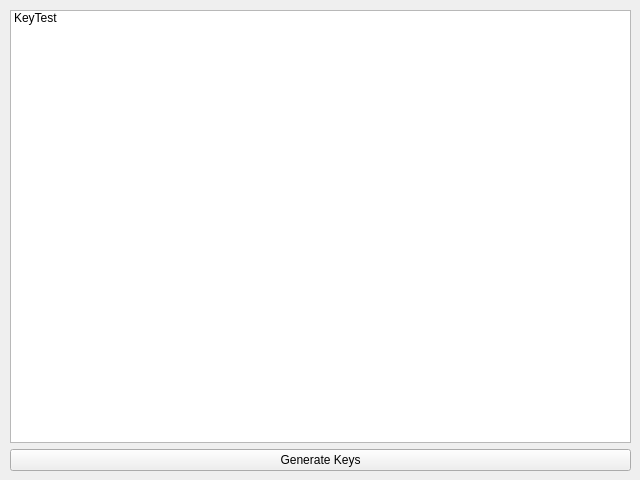
<?xml version="1.0" encoding="UTF-8"?>
<ui version="4.0">
 <class>Form</class>
 <widget class="QWidget" name="Form">
  <property name="geometry">
   <rect>
    <x>0</x>
    <y>0</y>
    <width>640</width>
    <height>480</height>
   </rect>
  </property>
  <property name="windowTitle">
   <string>Fake Key Generator</string>
  </property>
  <widget class="QWidget" name="verticalLayoutWidget">
   <property name="geometry">
    <rect>
     <x>10</x>
     <y>10</y>
     <width>621</width>
     <height>461</height>
    </rect>
   </property>
   <layout class="QVBoxLayout" name="verticalLayout">
    <item>
     <widget class="QListWidget" name="listWidget">
      <item>
       <property name="text">
        <string>KeyTest</string>
       </property>
      </item>
     </widget>
    </item>
    <item>
     <widget class="QPushButton" name="pushButton">
      <property name="text">
       <string>Generate Keys</string>
      </property>
     </widget>
    </item>
   </layout>
  </widget>
 </widget>
 <resources/>
 <connections/>
</ui>
